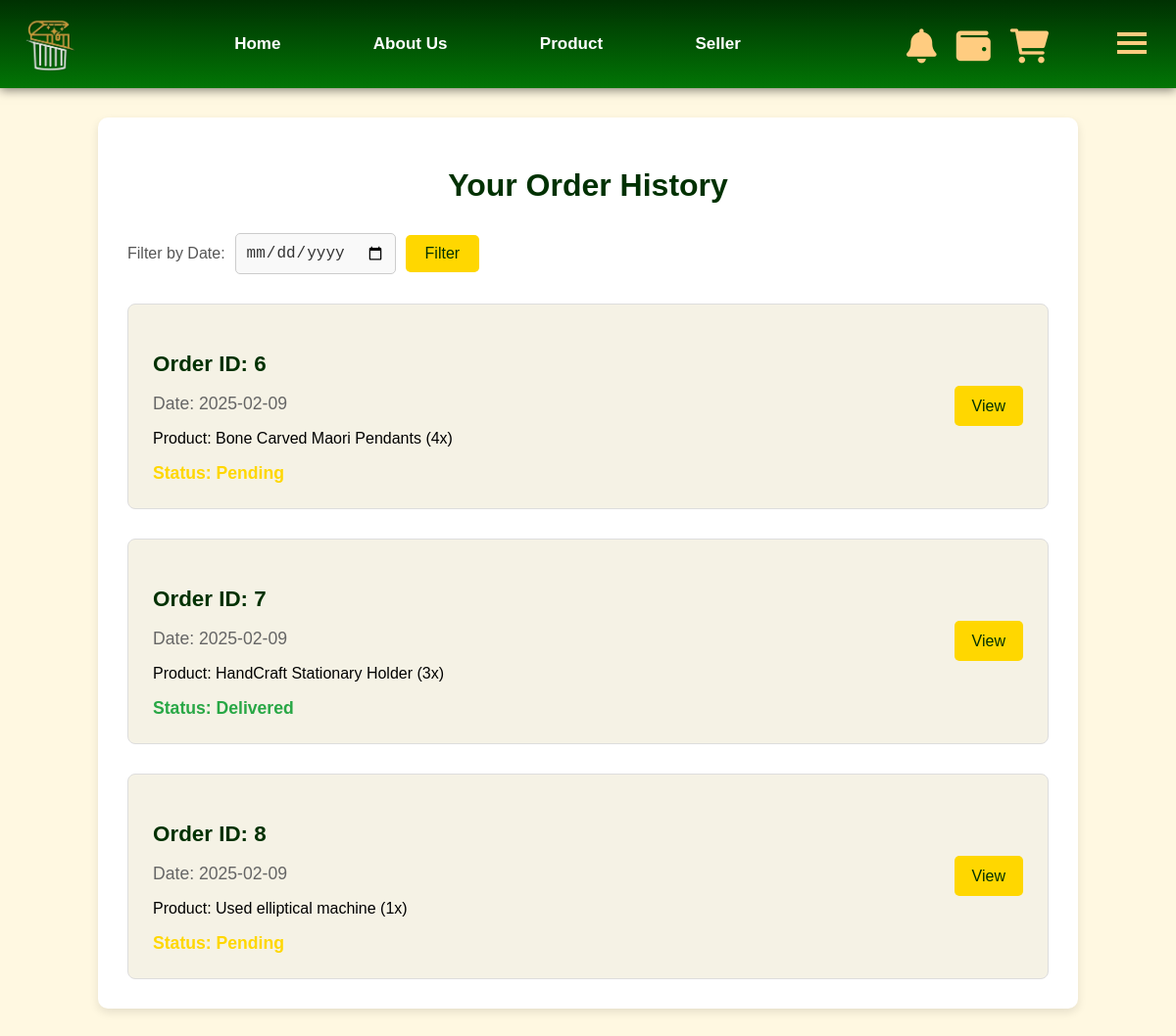
Page /my-orders (signed in) on the committed database.
### tables this page shows
CREATE TABLE orders (
        id INTEGER PRIMARY KEY AUTOINCREMENT,
        buyer_id INTEGER NOT NULL,
        product_id INTEGER NOT NULL, 
        quantity INTEGER NOT NULL,
        date DATE NOT NULL,
        payment_method TEXT NOT NULL,
        delivery_status TEXT DEFAULT 'Pending',
        seller_status TEXT DEFAULT 'Pending',
        total_amount DECIMAL(10,2) NOT NULL,
        FOREIGN KEY (buyer_id) REFERENCES user(pid) ON DELETE CASCADE ON UPDATE CASCADE
        FOREIGN KEY (product_id) REFERENCES products(id) 
    );

CREATE TABLE products (
        id INTEGER PRIMARY KEY AUTOINCREMENT,
        name TEXT NOT NULL,
        category TEXT NOT NULL,
        description TEXT,
        price DECIMAL(10, 2) NOT NULL,
        quantity INTEGER NOT NULL,
        condition TEXT NOT NULL,
        seller_id TEXT NOT NULL,
        image_path TEXT,
        video_path TEXT,
        FOREIGN KEY (seller_id) REFERENCES sellers(id) ON DELETE CASCADE
    );

### web.py (the view)
@app.route("/my-orders", methods=["GET", "POST"])
def user_orders():
    buyer_id = session.get("buyer_id")
    if not buyer_id:
      flash("You must be logged in to see your orders.", "error")
      return redirect(url_for("login"))
    con = get_connect_db()
    cur = con.cursor()
    date_filter = request.form.get('dateFilter', '')
    try:
        if date_filter:
            cur.execute("SELECT * FROM orders WHERE buyer_id = ? AND date = ?", (buyer_id, date_filter,))
        else:
            cur.execute("SELECT * FROM orders WHERE buyer_id = ?", (buyer_id,))
        orders = cur.fetchall()
        processed_orders = []
        for order in orders:
            cur.execute("SELECT * FROM products WHERE id = ?", (order["product_id"],))
            product = cur.fetchone()
            processed_orders.append({
                "id": order["id"],
                "date": order["date"],
                "products":{
                    "product_name": product["name"],
                    "quantity":order["quantity"]
                },
                "total_amount": order["total_amount"],
                "delivery_status": order["delivery_status"]
             })
    except Exception as e:
        flash(f"Error while fetching orders: {e}", "error")
        processed_orders = []
    finally:
        if con:
            con.close()
    return render_template("ordersHistory.html", orders=processed_orders, date_filter=date_filter)

### db.py (called while the page is built)
def get_connect_db():
    conn = sqlite3.connect(DATABASE_PATH)
    conn.row_factory = sqlite3.Row
    return conn

def get_unread_notification_count():
    user_id = session.get("buyer_id") or session.get("user_id")
    if not user_id:
        return 0
    con = get_connect_db()
    cur = con.cursor()
    unread_count = cur.execute("SELECT COUNT(*) FROM notification WHERE user_id = ? AND is_read = 0", (user_id,)).fetchone()[0]
    con.close()
    return unread_count

### web.py (called while the page is built)
@app.after_request
def add_header(response):
    response.headers["Cache-Control"] = "no-store, no-cache, must-revalidate, post-check=0, pre-check=0, max-age=0"
    response.headers["Pragma"] = "no-cache"
    response.headers["Expires"] = "0"
    return response

### templates/ordersHistory.html (shortened to what this page needs)
{% extends "index.html" %}
{% block content %}
    <link rel="stylesheet" href="/static/orderHistory.css">
    <div class="order-history-content">
        <h1>Your Order History</h1>
        <form method="POST">
            <div class="filters">
                <label for="dateFilter">Filter by Date:</label>
                <input type="date" id="dateFilter" name="dateFilter" value="{{ date_filter }}">
                <button type="submit" class="action-btn">Filter</button>
            </div>
          </form>
      <div class="orders-container">
        {% if orders %}
            {% for order in orders %}
                <div class="order-item">
                        <div class="order-details">
                            <h3 class="order-id">Order ID: {{ order["id"] }}</h3>
                         <div class="order-info-row">
                            <p class="order-date">Date: {{ order["date"] }}</p>
                         </div>
                        <div class="order-products">
                            <p>Product: {{order["products"]["product_name"]}} ({{order["products"]["quantity"]}}x)</p>
                        </div>
                        <strong><span class="delivery-status" data-status="{{ order["delivery_status"] }}">Status: {{ order["delivery_status"] }}</span></strong>
                    </div>
                    <div class="order-actions">
                        <a href="{{url_for("user.order_details", order_id=order["id"])}}" class="action-btn">View</a>
                    </div>
                </div>
            {% endfor %}
       {% else %}
          <p>No order history found.</p>
         {% endif %}
       </div>
    </div>
{% endblock %}

### static/navi.css (style rules this page uses)
body { margin: 0; padding: 0; font-family: 'Franklin Gothic Medium', 'Arial Narrow', Arial, sans-serif; scroll-behavior: smooth; background-color: #fff8e1; }
html { scroll-behavior: smooth; }

### static/orderHistory.css (style rules this page uses)
body { background-color: #fff8e1; }
.order-history-content { margin: 30px 100px; padding: 30px; background-color: #fff; box-shadow: 0 4px 10px rgba(0, 0, 0, 0.1); border-radius: 10px; transition: box-shadow 0.3s ease; }
.order-history-content h1 { color: #003102; margin-bottom: 30px; text-align: center; font-family: 'Franklin Gothic Medium', 'Arial Narrow', Arial, sans-serif; }
.filters { display: flex; align-items: center; gap: 10px; margin-bottom: 30px; }
.filters label { font-size: 16px; color: #555; }
.filters input[type="date"] { padding: 10px; border: 1px solid #ccc; border-radius: 5px; font-size: 16px; background-color: #f9f9f9; color: #333; }
.filters .action-btn { background-color: #FFD700; color: #003102; border: none; padding: 10px 20px; border-radius: 5px; cursor: pointer; font-size: 16px; transition: background-color 0.3s ease, transform 0.3s ease; }
.orders-container { display: flex; margin-top: 20px; flex-direction: column; gap: 30px; }
.order-item { display: flex; align-items: center; justify-content: space-between; padding: 25px; border: 1px solid #ddd; border-radius: 8px; background-color: #f5f2e5; transition: transform 0.3s ease, box-shadow 0.3s ease; }
.order-item .order-details { flex: 1; }
.order-item .order-actions { flex: 0; margin-left: 20px; }
.order-id { font-size: 1.4em; color: #003102; margin-bottom: 8px; }
.order-date { color: #666; font-size: 1.1em; margin-bottom: 12px; }
.delivery-status { font-weight: bold; margin-top: 12px; font-size: 1.1em; }
.delivery-status[data-status="Pending"] { color: #FFD700; }
.delivery-status[data-status="Delivered"] { color: #28a745; }
.order-item .action-btn { background-color: #FFD700; color: #003102; padding: 12px 18px; border: none; border-radius: 5px; cursor: pointer; transition: background-color 0.3s ease, transform 0.3s ease; text-decoration: none; }

### rows in the picture
orders: id "6", date "2025-02-09", products.product_name "Bone Carved Maori Pendants", products.quantity "4", delivery_status "Pending"
orders: id "7", date "2025-02-09", products.product_name "HandCraft Stationary Holder", products.quantity "3", delivery_status "Delivered"
orders: id "8", date "2025-02-09", products.product_name "Used elliptical machine", products.quantity "1", delivery_status "Pending"
